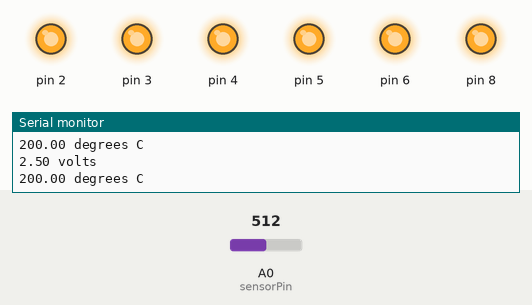
The sketch below on a simulated Arduino Uno, built with avr-gcc and run on an emulated ATmega328P. Parts: output pins drawn as LEDs (lit = HIGH), the last lines printed to the serial monitor. The inputs (shaded band) are chosen by the test bench; at power-on: A0 (sensorPin) = 512.

Above: at 2.3 s.
2.4 s: A0 (sensorPin) set to 122
At 2.62 s:
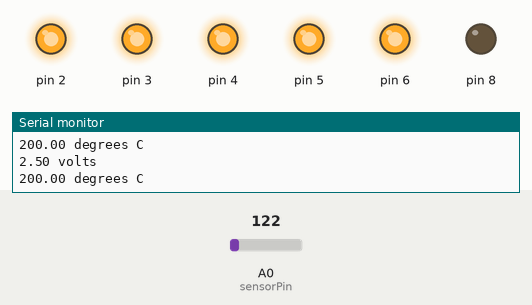
4.5 s: A0 (sensorPin) set to 146
7.2 s: A0 (sensorPin) set to 154
At 10.0 s:
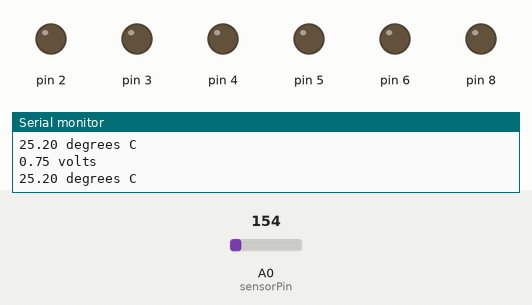
Timing chart, 0 to 11.5 s (numbered marks = the images above; inputs shaded):
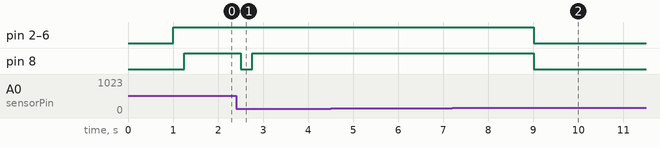

Measured:
- the behaviour switches between 153 and 154 on A0 (sensorPin) (found by bisection; images 1 and 2)
- after the input at 2.4 s, pin 8: goes on until 2.8 s, then stays HIGH
- after the input at 7.2 s, pin 2–6, pin 8: HIGH → LOW after 1.8 s

The sketch:

TEMP_med_6_leds.ino
```cpp
int sensorPin = 0;

void setup()
{
  Serial.begin(9600);
    pinMode(2, OUTPUT);
  pinMode(3, OUTPUT);
  pinMode(4, OUTPUT);
  pinMode(5, OUTPUT);
  pinMode(6, OUTPUT);
  pinMode(8, OUTPUT);
}

void loop()
{
 int reading = analogRead(sensorPin);

 float voltage = reading * 5.0;
 voltage /= 1024.0;


 Serial.print(voltage); Serial.println(" volts");


 float temperatureC = (voltage - 0.5) * 100 ;
 Serial.print(temperatureC); Serial.println(" degrees C");


 delay(1000);

 if (temperatureC > 25) {
                              digitalWrite(2, LOW);
                              digitalWrite(3, LOW);
                              digitalWrite(4, LOW);
                              digitalWrite(5, LOW);
                              digitalWrite(6, LOW);
                              digitalWrite(8, LOW);

              }

   if  (temperatureC > 27) {
                              digitalWrite(2, HIGH);
                              digitalWrite(3, LOW);
                              digitalWrite(4, LOW);
                              digitalWrite(5, LOW);
                              digitalWrite(6, LOW);
                              digitalWrite(8, LOW);

      }
       if  (temperatureC > 29) {

                              digitalWrite(2, HIGH);
                              digitalWrite(3, HIGH);
                              digitalWrite(4, LOW);
                              digitalWrite(5, LOW);
                              digitalWrite(6, LOW);
                              digitalWrite(8, LOW);

      }
      if  (temperatureC > 31) {
                              digitalWrite(2, HIGH);
                              digitalWrite(3, HIGH);
                              digitalWrite(4, HIGH);
                              digitalWrite(5, LOW);
                              digitalWrite(6, LOW);
                              digitalWrite(8, LOW);

      }
      if  (temperatureC > 33) {
                              digitalWrite(2, HIGH);
                              digitalWrite(3, HIGH);
                              digitalWrite(4, HIGH);
                              digitalWrite(5, HIGH);
                              digitalWrite(6, LOW);
                              digitalWrite(8, LOW);

      }
      if  (temperatureC > 35) {
                              digitalWrite(2, HIGH);
                              digitalWrite(3, HIGH);
                              digitalWrite(4, HIGH);
                              digitalWrite(5, HIGH);
                              digitalWrite(6, HIGH);
                              digitalWrite(8, LOW);

      }
      if  (temperatureC > 37) {
                              digitalWrite(2, HIGH);
                              digitalWrite(3, HIGH);
                              digitalWrite(4, HIGH);
                              digitalWrite(5, HIGH);
                              digitalWrite(6, HIGH);
                              digitalWrite(8, HIGH);

      }

             if (temperatureC > 39) {

                              digitalWrite(8, LOW);

                              delay(250);

                              digitalWrite(2, HIGH);
                              digitalWrite(3, HIGH);
                              digitalWrite(4, HIGH);
                              digitalWrite(5, HIGH);
                              digitalWrite(6, HIGH);
                              digitalWrite(8, HIGH);

                               delay(250);

     }
}
```
